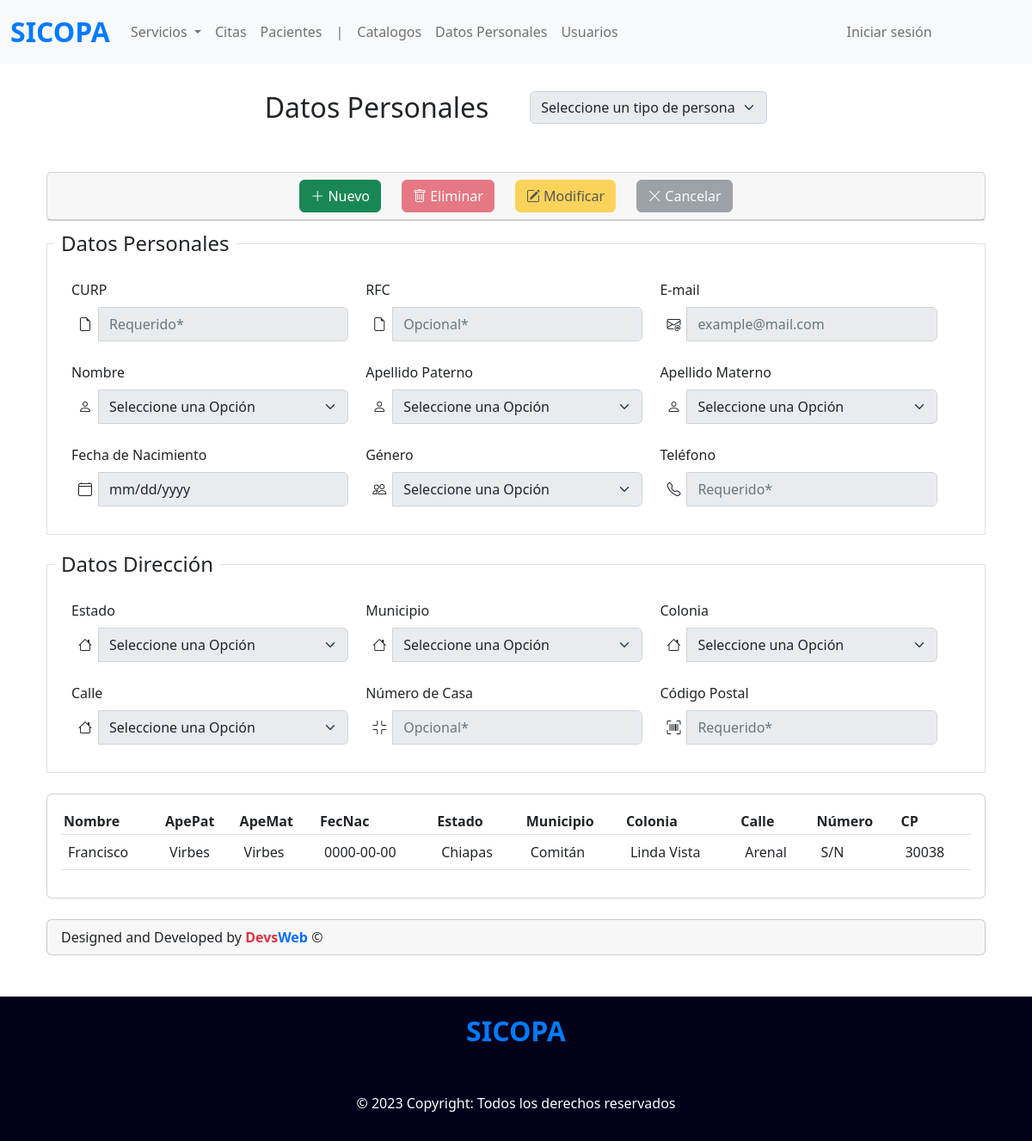
/datos-personales, run on the app's committed database.
### tables this page shows
CREATE TABLE mPersona(
	CvPerson INT PRIMARY KEY AUTO_INCREMENT NOT NULL ,
    
	CvTipPerson INT, 
    
    Curp VARCHAR(20),
    Rfc VARCHAR(20),
    Email VARCHAR(30),
    CvNombre INT, 
    CvApePat INT, 
    CvApeMat INT, 
    FecNac DATE,
    CvGenero INT, 
    Telefono VARCHAR(15),

    CvEstado INT,
    CvMunicipio INT,
    CvColonia INT,
    CvCalle INT,
    Numero VARCHAR(10), 
    Cp INT,    
    
    FOREIGN KEY (CvTipPerson) REFERENCES cTipPerson(CvTipPerson),
    
    FOREIGN KEY (CvNombre) REFERENCES cNombre(CvNombre),
    FOREIGN KEY (CvApePat) REFERENCES cApellido(CvApellido),
    FOREIGN KEY (CvApeMat) REFERENCES cApellido(CvApellido),
    FOREIGN KEY (CvGenero) REFERENCES cGenero(CvGenero),
    
    FOREIGN KEY (CvEstado) REFERENCES cEstado(CvEstado),
    FOREIGN KEY (CvMunicipio) REFERENCES cMunicipio(CvMunicipio),
    FOREIGN KEY (CvColonia) REFERENCES cColonia(CvColonia),
    FOREIGN KEY (CvCalle) REFERENCES cCalle(CvCalle)
);

CREATE TABLE cNombre    (CvNombre    INT PRIMARY KEY AUTO_INCREMENT NOT NULL,  DsNombre    VARCHAR(30));

CREATE TABLE cApellido  (CvApellido  INT PRIMARY KEY AUTO_INCREMENT NOT NULL,  DsApellido  VARCHAR(30));

CREATE TABLE cEstado    (CvEstado    INT PRIMARY KEY AUTO_INCREMENT NOT NULL,  DsEstado    VARCHAR(30));

CREATE TABLE cMunicipio (CvMunicipio INT PRIMARY KEY AUTO_INCREMENT NOT NULL,  DsMunicipio VARCHAR(30));

CREATE TABLE cColonia   (CvColonia   INT PRIMARY KEY AUTO_INCREMENT NOT NULL,  DsColonia   VARCHAR(30));

CREATE TABLE cCalle     (CvCalle     INT PRIMARY KEY AUTO_INCREMENT NOT NULL,  DsCalle     VARCHAR(30));

### index.php (called while the page is built, shortened)
<?php
require_once 'controllers/datperson.controller.php';
require_once 'models/datperson.model.php';
include 'views/templates/layout.php';

### models/connection.php (called while the page is built)
<?php
class Conexion {
    static public function conectar() {
        $link = new PDO('mysql:host=localhost;dbname=sicopa', 'root', '');
        $link -> exec('set names utf8');
        return $link;
    }
}

### models/datperson.model.php (called while the page is built, shortened)
<?php
require_once 'connection.php';
class ModelPersonalData {
    public static function getDataTable() {
        $sql = "SELECT persona.CvPerson, nombre.DsNombre 'Nombre', apepat.DsApellido 'ApePat', apemat.DsApellido 'ApeMat', persona.FecNac, estado.DsEstado 'Estado', municipio.DsMunicipio 'Municipio', colonia.DsColonia 'Colonia', calle.DsCalle 'Calle', persona.Numero, persona.Cp
                FROM cnombre nombre, capellido apepat, capellido apemat, mpersona persona, cestado estado, cmunicipio municipio, ccolonia colonia, ccalle calle
                WHERE
                persona.CvNombre = nombre.CvNombre AND
                persona.CvApePat = apepat.CvApellido AND
                persona.CvApeMat = apemat.CvApellido AND
                persona.CvEstado = estado.CvEstado AND
                persona.CvMunicipio = municipio.CvMunicipio AND
                persona.CvColonia = colonia.CvColonia AND
                persona.CvCalle = calle.CvCalle";
        $stmt = Conexion::conectar() -> prepare($sql);
        $stmt -> execute();
        return $stmt -> fetchAll();
    }
}

### controllers/datperson.controller.php (called while the page is built, shortened)
<?php
class ControllerPersonalData {
    public static function getDataTable() {
        return ModelPersonalData::getDataTable();
    }
}

### views/modules/datos-personales.php (the view, shortened to what this page needs)
<div class="container">
    <div class="mt-3 d-flex justify-content-center gap-5">
        <div class="mt-3 mb-5">
            <h2>Datos Personales</h2>
        </div>
        <div class="mt-3">
            <select name="TipPerson" id="TipPerson" aria-label="Default select example" class="form-select">
                <option value="0" class="option" selected>Seleccione un tipo de persona</option>
            </select>
        </div>
    </div>
    <section class="container">
        <div class="card">
            <div class="card-header d-flex justify-content-center gap-4">
                <button type="button" class="btn btn-success" id="nuevo" data-bs-toggle="modal" data-bs-target="#add_data" disabled><i class="bi bi-plus-lg"></i> Nuevo</button>
                <button type="button" class="btn btn-danger" id="eliminar"><i class="bi bi-trash"></i> Eliminar</button>
                <button type="button" class="btn btn-warning" id="modificar" data-bs-toggle="modal" data-bs-target="#edit_data"><i class="bi bi-pencil-square"></i> Modificar</button>
                <button type="button" class="btn btn-secondary" id="cancelar"><i class="bi bi-x-lg"></i> Cancelar</button>
            </div>
        </div>
        <div class="card-body">
            <form>
                <fieldset class="border p-2">
                    <legend class="float-none w-auto p-2">Datos Personales</legend>
                    <div class="componentes">
                        <label class="form-label">CURP</label>
                        <div class="input-group">
                            <span class="input-group-addon my-2 mx-2"><i class="bi bi-file-earmark"></i></i></span>
                            <input name="curp" id="curp" placeholder="Requerido*" class="form-control" type="text" maxlength="18" onkeyup="javascript:this.value=this.value.toUpperCase();">
                        </div>
                    </div>
                    <div class="componentes">
                        <label class="form-label">RFC</label>
                        <div class="input-group">
                            <span class="input-group-addon my-2 mx-2"><i class="bi bi-file-earmark"></i></i></span>
                            <input name="rfc" id="rfc" placeholder="Opcional*" class="form-control" type="text" maxlength="13" onkeyup="javascript:this.value=this.value.toUpperCase();">
                        </div>
                    </div>
                    <div class="componentes" style="margin-bottom: 10px;">
                        <label class="form-label">E-mail</label>
                        <div class="input-group">
                            <span class="input-group-addon my-2 mx-2"><i class="bi bi-envelope-at"></i></span>
                            <input name="email" id="email" placeholder="example@mail.com" class="form-control" type="email" required>
                        </div>
                    </div>
                    <br><br><br><br>
                    <div class="componentes">
                        <label class="form-label">Nombre</label>
                        <div class="input-group">
                            <span class="input-group-addon my-2 mx-2"><i class="bi bi-person"></i></span>
                            <select name="nombre" id="nombre" class="form-select">
                                <option value="0" disabled selected>Seleccione una Opción</option>
                            </select>
                        </div>
                    </div>
                    <div class="componentes">
                        <label class="form-label">Apellido Paterno</label>
                        <div class="input-group">
                            <span class="input-group-addon my-2 mx-2"><i class="bi bi-person"></i></i></span>
                            <select name="ApePat" id="ApePat" class="form-select">
                                <option disabled selected value="0">Seleccione una Opción</option>
                            </select>
                        </div>
                    </div>
                    <div class="componentes">
                        <label class="form-label">Apellido Materno</label>
                        <div class="input-group">
                            <span class="input-group-addon my-2 mx-2"><i class="bi bi-person"></i></i></span>
                            <select name="ApeMat" id="ApeMat" class="form-select">
                                <option disabled selected value="0">Seleccione una Opción</option>
                            </select>
                        </div>
                    </div>
                    <br><br><br><br>
                    <div class="componentes">
                        <label class="form-label">Fecha de Nacimiento</label>
                        <div class="input-group">
                            <span class="input-group-addon my-2 mx-2"><i class="bi bi-calendar4"></i></span>
                            <input name="fecha" id="fecha" class="form-control" type="date" required>
                        </div>
                    </div>
                    <div class="componentes">
                        <label class="form-label">Género</label>
                        <div class="input-group">
                            <span class="input-group-addon my-2 mx-2"><i class="bi bi-people"></i></span>
                            <select name="genero" id="genero" class="form-select">
                                <option value="0" disabled selected>Seleccione una Opción</option>
                            </select>
                        </div>
                    </div>
                    <div class="componentes">
                        <label class="form-label">Teléfono</label>
                        <div class="input-group">
                            <span class="input-group-addon my-2 mx-2"><i class="bi bi-telephone"></i></span>
                            <input name="telefono" id="telefono" placeholder="Requerido*" class="form-control" type="text" maxlength="10" pattern="\x2b[0-9]+" required>
                        </div>
                    </div>
                    <br><br><br><br>
                </fieldset>
                <fieldset class="border p-2 content-personal mt-2">
                    <legend class="float-none w-auto p-2">Datos Dirección</legend>
                    <div class="componentes">
                        <label class="form-label">Estado</label>
                        <div class="input-group">
                            <span class="input-group-addon my-2 mx-2"><i class="bi bi-house"></i></span>
                            <select name="estado" id="estado" class="form-select">
                                <option value="0" disabled selected>Seleccione una Opción</option>
                            </select>
                        </div>
                    </div>
                    <div class="componentes">
                        <label class="form-label">Municipio</label>
                        <div class="input-group">
                            <span class="input-group-addon my-2 mx-2"><i class="bi bi-house"></i></span>
                            <select name="municipio" id="municipio" class="form-select">
                                <option value="0" disabled selected>Seleccione una Opción</option>
                            </select>
                        </div>
                    </div>
                    <div class="componentes">
                        <label class="form-label">Colonia</label>
                        <div class="input-group">
                            <span class="input-group-addon my-2 mx-2"><i class="bi bi-house"></i></span>
                            <select name="colonia" id="colonia" class="form-select">
                                <option value="0" disabled selected>Seleccione una Opción</option>
                            </select>
                        </div>
                    </div>
                    <br><br><br><br>
                    <div class="componentes">
                        <label class="form-label">Calle</label>
                        <div class="input-group">
                            <span class="input-group-addon my-2 mx-2"><i class="bi bi-house"></i></span>
                            <select name="calle" id="calle" class="form-select">
                                <option value="0" disabled selected>Seleccione una Opción</option>
                            </select>
                        </div>
                    </div>
                    <div class="componentes">
                        <label class="form-label">Número de Casa</label>
                        <div class="input-group">
                            <span class="input-group-addon my-2 mx-2"><i class="bi bi-fullscreen-exit"></i></span>
                            <input name="numero" id="numero" placeholder="Opcional*" class="form-control" type="text" maxlength="6">
                        </div>
                    </div>
                    <div class="componentes">
                        <label class="form-label">Código Postal</label>
                        <div class="input-group">
                            <span class="input-group-addon my-2 mx-2"><i class="bi bi-upc-scan"></i></span>
                            <input name="cp" id="cp" placeholder="Requerido*" class="form-control" type="text" maxlength="5" required>
                        </div>
                    </div>
                    <br><br><br><br>
                </fieldset>
            </form>
        </div>
        <div class="card mt-4">
            <div class="card-body">
                <div class="table-responsive">
                    <table class="table table-hover">
                        <thead>
                            <tr>
                                <th class="columna">Nombre</th>
                                <th class="columna">ApePat</th>
                                <th class="columna">ApeMat</th>
                                <th class="columna">FecNac</th>
                                <th class="columna">Estado</th>
                                <th class="columna">Municipio</th>
                                <th class="columna">Colonia</th>
                                <th class="columna">Calle</th>
                                <th class="columna">Número</th>
                                <th class="columna">CP</th>
                            </tr>
                        </thead>
                        <tbody>
                            <?php
                            $data = ControllerPersonalData::getDataTable();
                            foreach ($data as $key => $value) {
                                echo '
                                        <tr class="filasTablita" id="' . $value['CvPerson'] . '" onclick="selectRow(this.id);">
                                            <td>' . $value['Nombre'] . '</td>
                                            <td>' . $value['ApePat'] . '</td>
                                            <td>' . $value['ApeMat'] . '</td>
                                            <td>' . $value['FecNac'] . '</td>
                                            <td>' . $value['Estado'] . '</td>
                                            <td>' . $value['Municipio'] . '</td>
                                            <td>' . $value['Colonia'] . '</td>
                                            <td>' . $value['Calle'] . '</td>
                                            <td>' . $value['Numero'] . '</td>
                                            <td>' . $value['Cp'] . '</td>
                                        </tr>
                                    ';
                            }
                            ?>
                        </tbody>
                    </table>
                </div>
            </div>
        </div>
        <div class="card card-footer mt-4 rounded">
            <p class="m-0">Designed and Developed by <b class="text-danger">Devs</b><b class="text-primary">Web</b> &copy;</p>
        </div>
    </section>
</div>

### views/css/mtto.css (style rules this page uses)
.componentes { float: left; width: 30%; height: 50px; margin-left: 20px; }
.option { background-color: #ccc; color: rgb(49, 49, 49) !important; }
.columna { padding: 3px !important; }

### data on the page
mpersona: CvNombre.DsNombre "Francisco", CvApePat.DsApellido "Virbes", FecNac "0000-00-00", CvEstado.DsEstado "Chiapas", CvMunicipio.DsMunicipio "Comitán", CvColonia.DsColonia "Linda Vista", CvCalle.DsCalle "Arenal", Numero "S/N", Cp "30038"
